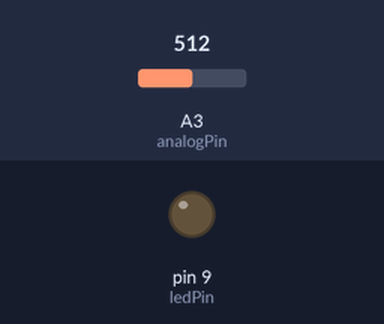
The sketch below on a simulated Arduino Uno, built with avr-gcc and run on an emulated ATmega328P. Parts: output pins drawn as LEDs (lit = HIGH). The test bench sets the inputs (shaded band); at power-on: A3 (analogPin) = 512. What the sketch prints to the serial monitor is not drawn.

Above: at 1.2 s.
1.3 s: A3 (analogPin) set to 610
At 1.9 s:
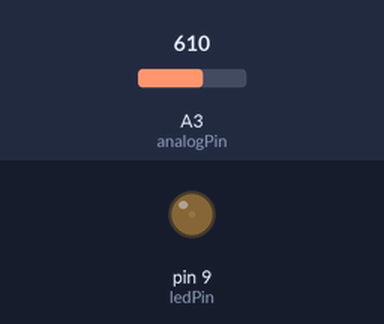
2.8 s: A3 (analogPin) set to 716
At 3.2 s:
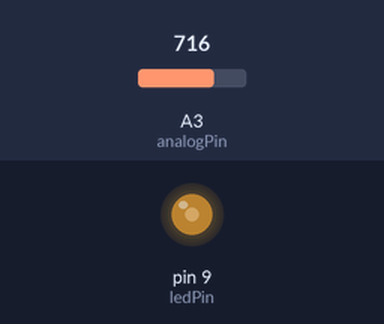
4.3 s: A3 (analogPin) set to 890
At 5.6 s:
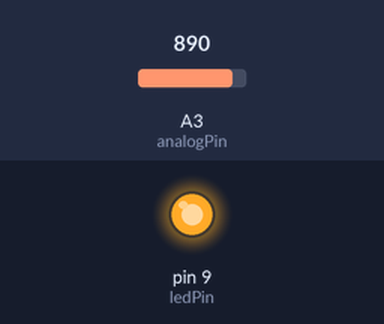
Timing chart, 0 to 7.3 s (numbered marks = the images above; inputs shaded):
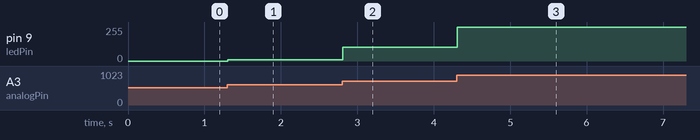

The sketch:

DDLAB_5_16_2.ino
```cpp
int ledPin = 9;
int analogPin = A3;
int val = 0;

void setup(){
  pinMode(ledPin, OUTPUT);
  Serial.begin(9600);
}

void loop(){
  val = analogRead(analogPin);
  // Serial.println(val);
  delay(1);
  if(val < 600)val = 600;
  if(val > 880)val = 880;
  int ledDimming = map(val,600,880,0,255);
  Serial.println(ledDimming);
  delay(1);
  analogWrite(ledPin,ledDimming);
}
```

Measured:
- after the input at 1.3 s, pin 9 (ledPin): 0/255 → 9/255 at once
- after the input at 2.8 s, pin 9 (ledPin): 9/255 → 105/255 at once
- after the input at 4.3 s, pin 9 (ledPin): 105/255 → 255/255 at once
